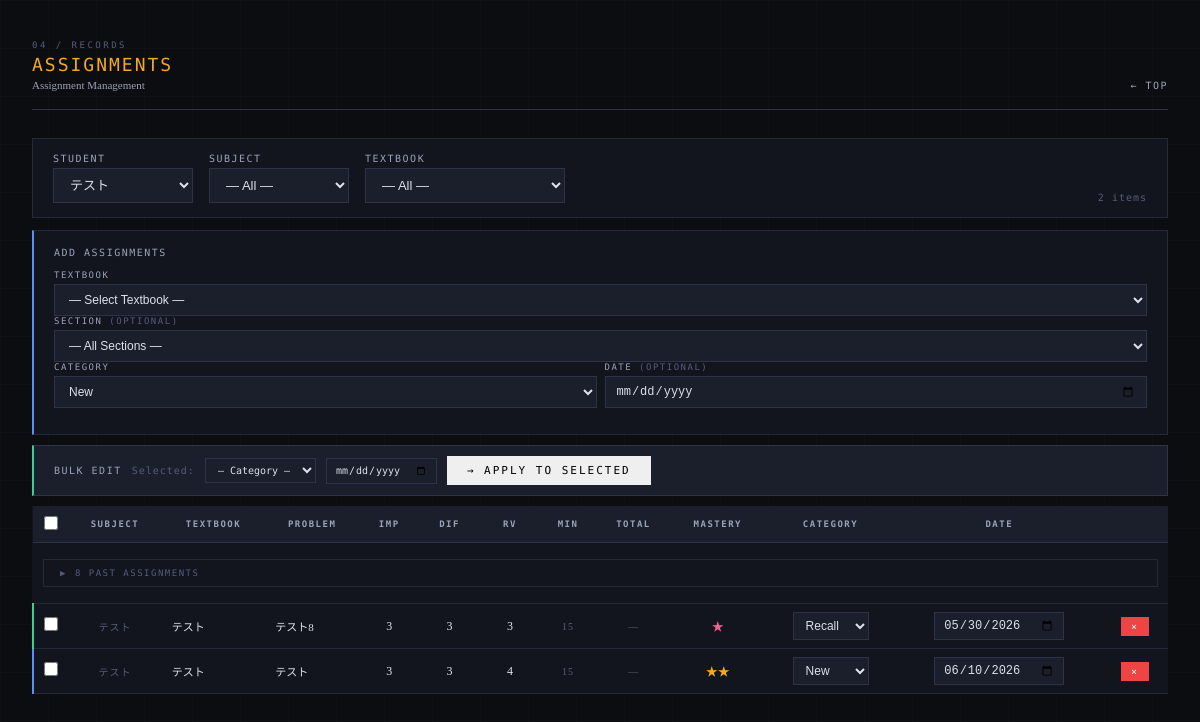
The app's page /assignments/list with its own data.
### tables this page shows
CREATE TABLE assignments (
            assignment_id INTEGER PRIMARY KEY AUTOINCREMENT,
            student_id TEXT NOT NULL,
            problem_id INTEGER NOT NULL,
            scheduled_date TEXT NOT NULL,
            category TEXT NOT NULL, assigned_minutes INTEGER DEFAULT NULL, progress_before REAL DEFAULT 0.0, progress_after REAL DEFAULT NULL, session_index INTEGER DEFAULT 1, session_total INTEGER DEFAULT 1,
            FOREIGN KEY (student_id) REFERENCES students(student_id),
            FOREIGN KEY (problem_id) REFERENCES problems(problem_id)
        );

CREATE TABLE problems (
            problem_id INTEGER PRIMARY KEY AUTOINCREMENT,
            subject TEXT NOT NULL,
            textbook TEXT NOT NULL,
            problem_number TEXT NOT NULL,
            importance TEXT NOT NULL,
            type TEXT NOT NULL
        , instruction TEXT, difficulty INTEGER DEFAULT 3, review_value INTEGER DEFAULT 3, estimated_minutes INTEGER DEFAULT 15, textbook_id INTEGER, section_id INTEGER, order_in_textbook INTEGER, total_minutes INTEGER DEFAULT NULL);

### app.py (the view)
@app.route("/assignments/list")
def assignments_list():
    conn = get_connection()
    c = conn.cursor()
    c.execute("SELECT * FROM students ORDER BY student_id")
    students = c.fetchall()
    student_id = request.args.get(
        "student_id", students[0]["student_id"] if students else None)
    assignments = []
    if student_id:
        c.execute("""
            SELECT a.assignment_id, a.category, a.scheduled_date,
                   p.problem_id, p.subject, p.textbook, p.problem_number,
                   p.importance, p.difficulty, p.review_value,
                   p.estimated_minutes, p.total_minutes,
                   (SELECT mastery FROM history h
                    WHERE h.student_id = a.student_id
                    AND h.problem_id = a.problem_id
                    ORDER BY h.date DESC, h.history_id DESC LIMIT 1) as mastery
            FROM assignments a
            JOIN problems p ON a.problem_id = p.problem_id
            WHERE a.student_id = ?
            ORDER BY a.scheduled_date, p.subject
        """, (student_id,))
        assignments = c.fetchall()
    conn.close()
    return render_template("assignments_list.html",
                           students=students,
                           assignments=assignments,
                           selected_student=student_id)

### app.py (called while the page is built)
@app.template_filter("cat_en")
def cat_en_filter(v):
    return CAT_EN.get(v, v)

@app.before_request
def require_login():
    password = os.environ.get('APP_PASSWORD', '')
    if not password:
        return
    if request.endpoint in ('login', 'logout', 'static', 'api_tool'):
        return
    if not session.get('logged_in'):
        return redirect(url_for('login'))

### database.py (called while the page is built)
def get_connection():
    conn = sqlite3.connect(DB_PATH)
    conn.row_factory = sqlite3.Row
    return conn

### templates/assignments_list.html (shortened to what this page needs)
<!DOCTYPE html>
<html lang="ja">
<head>
</head>
<body>
<div class="container">
  <div class="page-header fade-in">
    <div>
      <div class="page-label">04 / Records</div>
      <div class="page-title">Assignments</div>
      <div class="page-title-ja">Assignment Management</div>
    </div>
    <a class="page-header-back" href="/">TOP</a>
  </div>
  <div class="filter-bar fade-in">
    <form method="GET" style="display:contents;">
      <div>
        <label>Student</label>
        <select name="student_id" onchange="this.form.submit()">
          {%- for s in students %}
          <option value="{{ s.student_id }}"
            {%- if s.student_id == selected_student %} selected{%- endif %}>
            {{ s.name }}
          </option>
          {%- endfor %}
        </select>
      </div>
    </form>
    <div>
      <label>Subject</label>
      <select id="filter-subject">
        <option value="">— All —</option>
      </select>
    </div>
    <div>
      <label>Textbook</label>
      <select id="filter-textbook" style="min-width:200px;">
        <option value="">— All —</option>
      </select>
    </div>
    <span class="meta-text" style="margin-left:auto;" id="filter-count">{{ assignments|length }} items</span>
  </div>
  <div class="card fade-in" style="background:var(--surface);border:1px solid var(--border);
    border-left:2px solid var(--blue);padding:16px 20px;margin-bottom:10px;">
    <div style="font-family:'DM Mono',monospace;font-size:10px;letter-spacing:1.5px;
      text-transform:uppercase;color:var(--text-muted);margin-bottom:12px;">Add Assignments</div>
    <div class="grid-3" style="margin-bottom:10px;">
      <div>
        <label style="font-family:'DM Mono',monospace;font-size:9px;letter-spacing:1.5px;
          text-transform:uppercase;color:var(--text-muted);display:block;margin-bottom:4px;">Textbook</label>
        <select id="add-textbook" onchange="loadAddSections()"
          style="width:100%;background:var(--surface2);border:1px solid var(--border-light);
            color:var(--text);padding:7px 10px;font-size:12px;outline:none;">
          <option value="">— Select Textbook —</option>
        </select>
      </div>
      <div>
        <label style="font-family:'DM Mono',monospace;font-size:9px;letter-spacing:1.5px;
          text-transform:uppercase;color:var(--text-muted);display:block;margin-bottom:4px;">Section <span style="color:var(--text-dim);">(optional)</span></label>
        <select id="add-section" onchange="loadAddProblems()"
          style="width:100%;background:var(--surface2);border:1px solid var(--border-light);
            color:var(--text);padding:7px 10px;font-size:12px;outline:none;">
          <option value="">— All Sections —</option>
        </select>
      </div>
      <div style="display:flex;gap:8px;align-items:flex-end;">
        <div style="flex:1;">
          <label style="font-family:'DM Mono',monospace;font-size:9px;letter-spacing:1.5px;
            text-transform:uppercase;color:var(--text-muted);display:block;margin-bottom:4px;">Category</label>
          <select id="add-category"
            style="width:100%;background:var(--surface2);border:1px solid var(--border-light);
              color:var(--text);padding:7px 10px;font-size:12px;outline:none;">
            <option value="New">New</option>
          </select>
        </div>
        <div style="flex:1;">
          <label style="font-family:'DM Mono',monospace;font-size:9px;letter-spacing:1.5px;
            text-transform:uppercase;color:var(--text-muted);display:block;margin-bottom:4px;">Date <span style="color:var(--text-dim);">(optional)</span></label>
          <input type="date" id="add-date"
            style="width:100%;background:var(--surface2);border:1px solid var(--border-light);
              color:var(--text);padding:7px 10px;font-size:12px;outline:none;">
        </div>
      </div>
    </div>
  </div>
  <div class="bulk-bar fade-in" style="flex-wrap:wrap;gap:10px;">
    <span class="bulk-label">Bulk Edit</span>
    <span class="meta-text">Selected:</span>
    <select id="bulk-category" style="padding:5px 8px;background:var(--surface2);
      border:1px solid var(--border-light);color:var(--text);
      font-family:'DM Mono',monospace;font-size:10px;">
      <option value="">— Category —</option>
    </select>
    <input type="date" id="bulk-date" style="padding:5px 8px;background:var(--surface2);
      border:1px solid var(--border-light);color:var(--text);
      font-family:'DM Mono',monospace;font-size:10px;">
    <button class="btn btn-primary btn-sm" onclick="applyToSelected()">→ Apply to Selected</button>
  </div>
  <div class="fade-in" style="overflow-x:auto;">
  <table class="data-table" id="assignments-table">
    <thead>
      <tr>
        <th style="width:32px;"><input type="checkbox" id="check-all" onchange="toggleAll(this)"></th>
        <th>Subject</th>
        <th>Textbook</th>
        <th>Problem</th>
        <th>Imp</th>
        <th>Dif</th>
        <th>RV</th>
        <th>Min</th>
        <th>Total</th>
        <th>Mastery</th>
        <th>Category</th>
        <th>Date</th>
        <th></th>
      </tr>
    </thead>
    <tbody>
    {%- for a in assignments %}
    <tr id="row-{{ a.assignment_id }}" class="row-{{ a.category }}"
        data-subject="{{ a.subject }}" data-textbook="{{ a.textbook }}">
      <td><input type="checkbox" class="row-check" value="{{ a.assignment_id }}"></td>
      <td class="meta-text">{{ a.subject }}</td>
      <td class="left" style="max-width:150px;overflow:hidden;text-overflow:ellipsis;white-space:nowrap;font-size:11px;">
        {{ a.textbook }}
      </td>
      <td class="left" style="max-width:180px;overflow:hidden;text-overflow:ellipsis;white-space:nowrap;font-size:11px;">
        {{ a.problem_number }}
      </td>
      <td class="editable-cell" data-problem="{{ a.problem_id }}" data-field="importance">
        <span class="editable" ondblclick="startNumEdit(this)">{{ a.importance }}</span>
      </td>
      <td class="editable-cell" data-problem="{{ a.problem_id }}" data-field="difficulty">
        <span class="editable" ondblclick="startNumEdit(this)">{{ a.difficulty }}</span>
      </td>
      <td class="editable-cell" data-problem="{{ a.problem_id }}" data-field="review_value">
        <span class="editable" ondblclick="startNumEdit(this)">{{ a.review_value }}</span>
      </td>
      <td class="meta-text">{{ a.estimated_minutes if a.estimated_minutes else '—' }}</td>
      <td class="meta-text" style="color:var(--text-dim);">
        {{ a.total_minutes if a.total_minutes else '—' }}</td>
      <td class="mastery-cell"
        data-student="{{ selected_student }}"
        data-problem="{{ a.problem_id }}">
        {%- set m = a.mastery or 1 %}
        <span class="editable mastery-{{ m }}" ondblclick="startMasteryEdit(this, {{ m }})">
          {{ '★' * m }}
        </span>
      </td>
      <td>
        <select class="edit-field inline-select"
          data-id="{{ a.assignment_id }}" data-field="category"
          style="width:76px;"
          onchange="markChanged(this, {{ a.assignment_id }})">
          {%- for cat in ['New','Recall','Drill','Reinforce'] %}
          <option value="{{ cat }}" {%- if cat == a.category %} selected{%- endif %}>{{ cat | cat_en }}</option>
          {%- endfor %}
        </select>
      </td>
      <td>
        <input type="date" class="edit-field"
          data-id="{{ a.assignment_id }}" data-field="scheduled_date"
          value="{{ '' if a.scheduled_date == '2099-12-31' else a.scheduled_date }}"
          style="width:130px;"
          onchange="markChanged(this, {{ a.assignment_id }})">
      </td>
      <td>
        <button class="btn btn-danger"
          onclick="deleteAssignment({{ a.assignment_id }}, this)">×</button>
      </td>
    </tr>
    {%- endfor %}
    </tbody>
  </table>
  </div>
</div>
</body>
</html>

### templates/assignments_list.html (style rules this page uses)
:root { --bg:#0c0d11; --surface:#13151e; --surface2:#1b1e2b; --surface3:#222536; --border:#252838; --border-light:#2f3347; --text:#dde1ec; --text-muted:#9aa3b8; --text-dim:#555d7a; --blue:#5b8ff9; --green:#3ecf8e; --amber:#f5a623; --rose:#f06292; --red:#ef4444; --blue-bg:rgba(91,143,249,0.10); --green-bg:rgba(62,207,142,0.10); --amber-bg:rgba(245,166,35,0.10); --rose-bg:rgba(240,98,146,0.10); }
*, *::before, *::after { margin:0; padding:0; box-sizing:border-box; }
body { font-family:'Noto Serif JP',serif; background:var(--bg); color:var(--text); min-height:100vh; padding:40px 32px 80px; -webkit-font-smoothing:antialiased; }
body::after { content:''; position:fixed; inset:0; background-image: linear-gradient(var(--border) 1px,transparent 1px), linear-gradient(90deg,var(--border) 1px,transparent 1px); background-size:48px 48px; opacity:0.15; pointer-events:none; z-index:0; }
.container { max-width:1300px; margin:0 auto; position:relative; z-index:1; }
.page-header { display:flex; align-items:flex-end; justify-content:space-between; margin-bottom:28px; padding-bottom:18px; border-bottom:1px solid var(--border-light); }
.page-label { font-family:'DM Mono',monospace; font-size:9px; letter-spacing:2.5px; text-transform:uppercase; color:var(--text-dim); margin-bottom:4px; }
.page-title { font-family:'DM Mono',monospace; font-weight:500; font-size:18px; color:#f5a623; letter-spacing:2px; text-transform:uppercase; }
.page-title-ja { font-family:'Noto Serif JP',serif; font-weight:300; font-size:11px; color:var(--text-muted); margin-top:4px; }
.page-header-back { font-family:'DM Mono',monospace; font-size:10px; color:var(--text-muted); letter-spacing:1.5px; text-decoration:none; transition:color 0.15s; }
.page-header-back::before { content:'← '; }
.filter-bar { background:var(--surface); border:1px solid var(--border); padding:14px 20px; margin-bottom:12px; display:flex; gap:16px; align-items:flex-end; flex-wrap:wrap; }
.filter-bar label { font-family:'DM Mono',monospace; font-size:10px; letter-spacing:1.5px; text-transform:uppercase; color:var(--text-muted); margin:0 0 4px 0; display:block; }
.filter-bar select { background:var(--surface2); border:1px solid var(--border-light); color:var(--text); padding:8px 12px; font-size:13px; outline:none; min-width:140px; }
.bulk-bar { background:var(--surface2); border:1px solid var(--border-light); border-left:2px solid var(--green); padding:10px 20px; margin-bottom:10px; display:flex; align-items:center; gap:14px; }
.bulk-label { font-family:'DM Mono',monospace; font-size:10px; letter-spacing:1.5px; text-transform:uppercase; color:var(--text-muted); }
.meta-text { font-family:'DM Mono',monospace; font-size:10px; color:var(--text-dim); letter-spacing:1px; }
.btn { font-family:'DM Mono',monospace; font-size:11px; letter-spacing:2px; text-transform:uppercase; padding:8px 20px; border:none; cursor:pointer; transition:all 0.15s; display:inline-flex; align-items:center; gap:6px; }
.btn-danger { background:var(--red); color:white; padding:4px 10px; font-size:10px; }
.data-table { width:100%; border-collapse:collapse; background:var(--surface); font-size:12px; }
.data-table th { background:var(--surface2); color:var(--text-muted); font-family:'DM Mono',monospace; font-size:9px; letter-spacing:1.5px; text-transform:uppercase; padding:10px 10px; text-align:center; border-bottom:1px solid var(--border-light); white-space:nowrap; }
.data-table td.left { text-align:left; }
.row-予習, .row-New { border-left:2px solid var(--blue); }
.row-復習, .row-Recall { border-left:2px solid var(--green); }
.editable { cursor:pointer; padding:3px 6px; display:inline-block; min-width:24px; border:1px dashed transparent; border-radius:2px; transition:border-color 0.12s, background 0.12s; }
.inline-select { background:var(--surface2); border:1px solid var(--blue); color:var(--text); padding:3px 6px; font-size:12px; outline:none; }
select.edit-field, input.edit-field[type="date"] { background:var(--surface2); border:1px solid var(--border-light); color:var(--text); padding:5px 8px; font-size:12px; outline:none; transition:border-color 0.15s; }
.mastery-1 { color:var(--rose); }
.mastery-2 { color:var(--amber); }
input[type="checkbox"] { accent-color:var(--blue); width:14px; height:14px; }
.fade-in { animation:fadeIn 0.3s ease both; }

### records on screen
assignments: subject "テスト", textbook "テスト", problem_number "テスト8", importance "3", difficulty "3", review_value "3", estimated_minutes "15", total_minutes "—", value "★", category+assignment_id "Recall", scheduled_date "05/30/2026"
assignments: subject "テスト", textbook "テスト", problem_number "テスト", importance "3", difficulty "3", review_value "4", estimated_minutes "15", total_minutes "—", value "★★", category+assignment_id "New", scheduled_date "06/10/2026"

### other values on screen
form field student_id "テスト"
